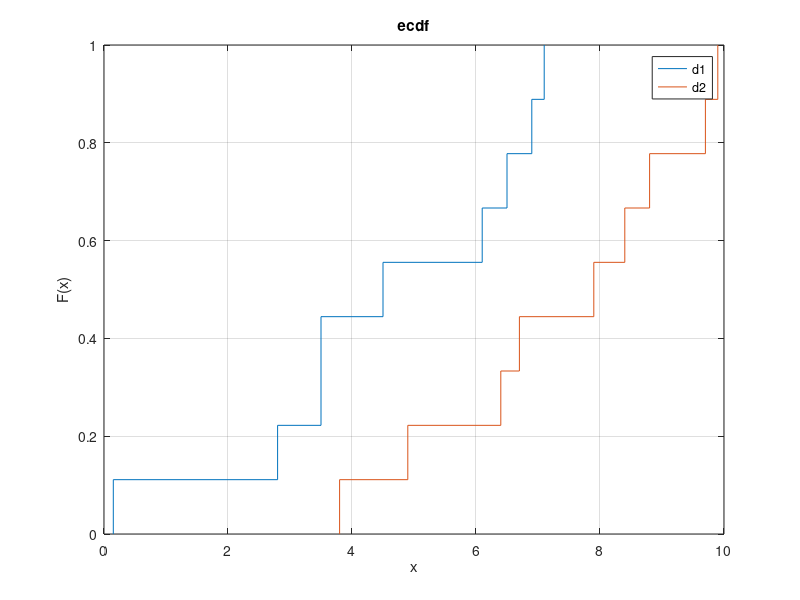

The MATLAB source for this figure: (Note: this script raises an error after producing the figure.)
%% This script demonstrate the use of the area-metric code.

% Puffy interval dataset
puffy = [[3.5, 6.4];[6.9, 8.8];[6.1, 8.4];[2.8, 6.7];[3.5, 9.7];[6.5, 9.9];[0.15, 3.8];[4.5, 4.9];[7.1, 7.9]];

% Skinny interval dataset
skinny = [[1.00, 1.52];[2.68, 2.98];[7.52, 7.67];[7.73, 8.35];[9.44, 9.99];[3.66, 4.58]];

%% Define two dataset of the same size

% Let's consider a first dataset made of the left endpoints and a second
% data set made with the right endpoints of the puffy interval dataset:

d1 = puffy(:,1);
d2 = puffy(:,2);

% We can plot the two datasets using standard Matlab library:
figure(1)
ecdf(d1)
hold on
ecdf(d2)
legend('d1','d2')
grid on

%% Compute the area metric on same-size datasets

% The area metric is a stochastic distance which value coincides with the
% area between the two CDFs displayed in Figure (1).

% We can compute the area metric by simply invoking:

AM = areaMe(d1,d2);

sprintf('The area metric on same-size datasets is: %g',AM)

% In this particular case, whereby the two datasets come from a single
% interval dataset, the area metric can be interpreted as an indicator of
% puffiness in the interval dataset.

%% Datasets of different size

% Let's consider the following datasets:
d1 = puffy(:,1);
d2 = skinny(:,1);

% These two datasets have different size. Let's see how they look like:
figure(2)
ecdf(d1)
hold on
ecdf(d2)
legend('d1','d2')
grid on

%% Compute the area metric on different-size datasets

% The algorithm that computes the area metric on different size dataset is
% slightly more elaborated, and more inefficient. The inefficiencies are
% due to two separate problems:

% (1) The code has higher complexity O(n1+n2), while in the same-size case
% it had O(n1), where n1=n2
% (2) The code does not vectorize as well as the previous one. This problem
% can be addressed using proper code optimizations.

% For the reasons herein stated it is not as efficient to compute the area
% metric on datasets of different size. So if you can work with same-size 
% datasets.

% Nevertheless, the API to call the method is exactly the same as before,
% so the end user does not notice the difference between the two cases. 

% We can compute the area metric by simply invoking:

AM_2 = areaMe(d1,d2);

sprintf('The area metric on different-size datasets is: %g',AM_2)





